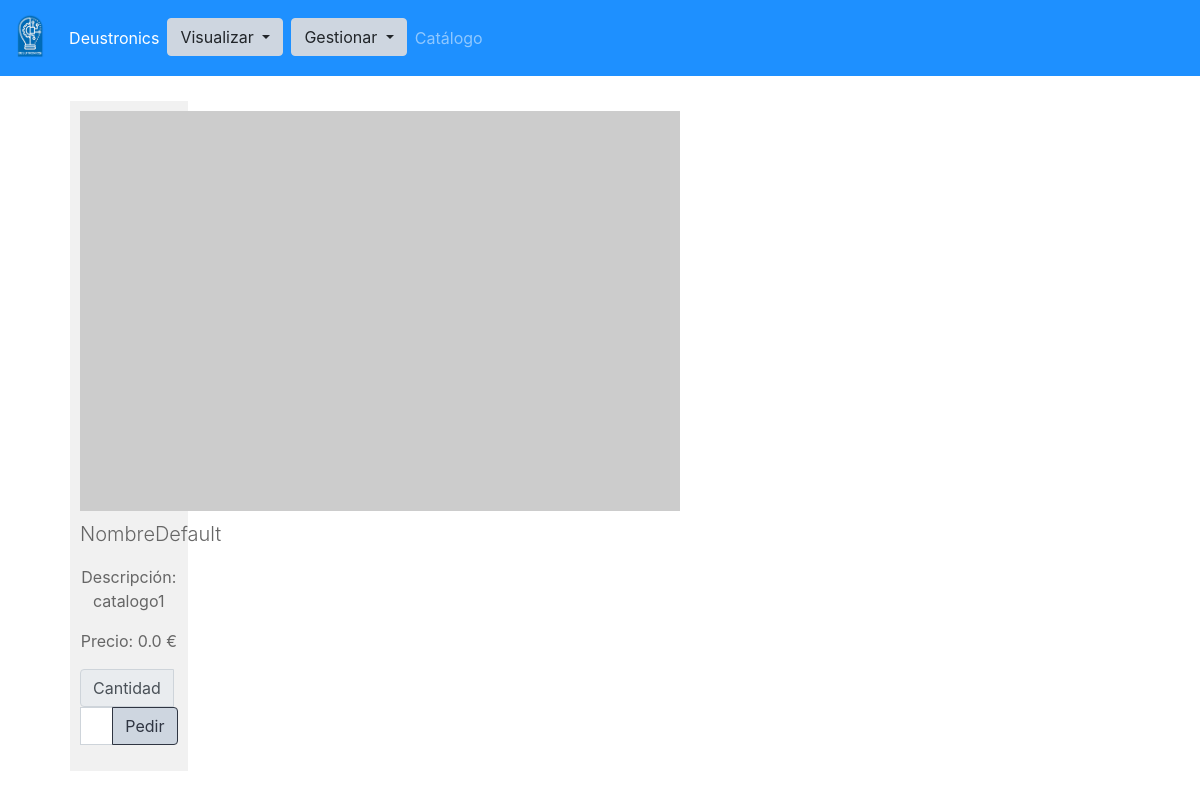
Before: /catalogo/ with the older database file.
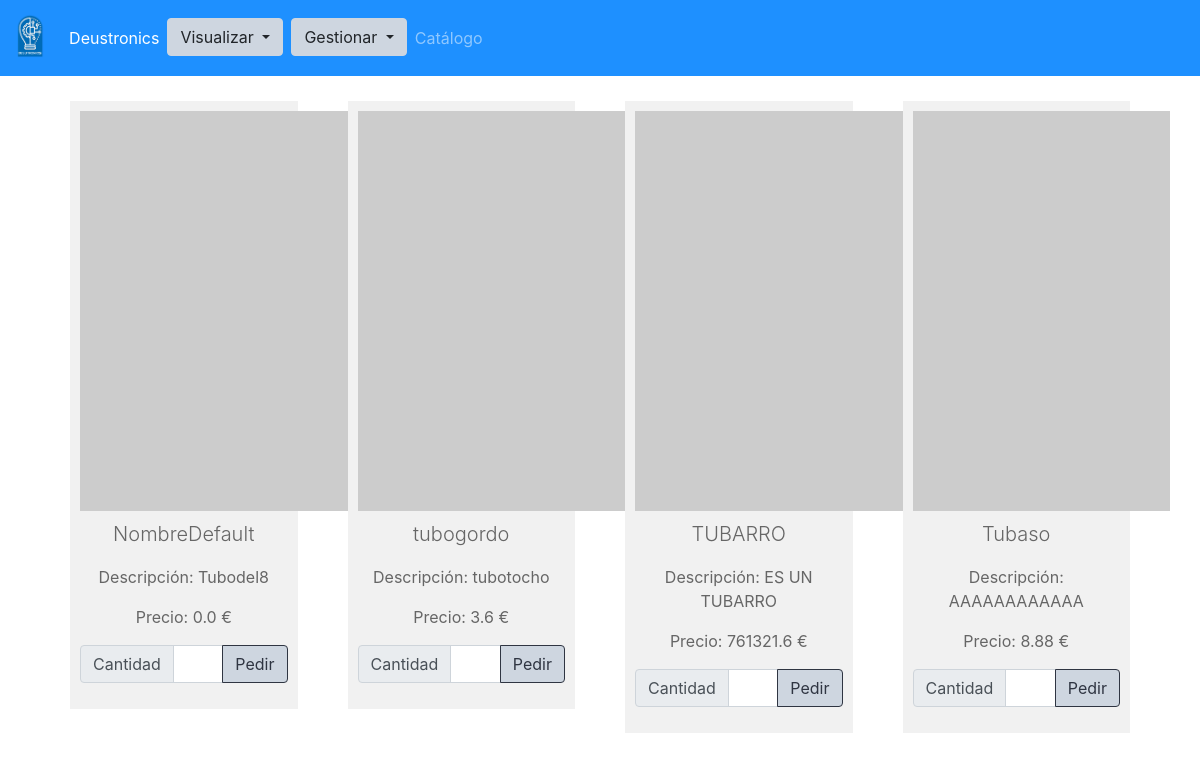
After: the same page with the newer database file.
### app/models.py (models this page shows, shortened)
class Catalogo(models.Model):
    descripcion = models.CharField(max_length=250)
    nombre = models.CharField(max_length=100, default="NombreDefault")
    precio = models.FloatField(default = 0.0)

### app/views.py (the view)
# urls.py: path('catalogo/', views.CatalogoListView.as_view(), name='catalogo_lista'),
class CatalogoListView(ListView):
    model = Catalogo
    template_name = 'catalogo_lista.html'
    queryset = Catalogo.objects.all()
    context_object_name = 'catalogos'
    def get_context_data(self, **kwargs):
        context = super(CatalogoListView, self).get_context_data(**kwargs)
        return context

### app/templates/catalogo_lista.html (shortened to what this page needs)
{%extends 'base.html'%} {% block content%}
<div class="container">
  <div class="row">
    <div class="MultiCarousel" data-items="1,3,5,6" data-slide="1" id="MultiCarousel" data-interval="1000">
      <div class="MultiCarousel-inner">
        {%for catalogo in catalogos%}
        <div class="item catalog-item mb-2 col-sm-3">
          <div class="pad15">
            <img src="https://dummyimage.com/600x400/000/fff" />
            <p class="lead mt-2">{{catalogo.nombre}}</p>
            <p>Descripción: {{catalogo.descripcion}}</p>
            <p>Precio: {{catalogo.precio}} €</p>
            <div class="input-group mb-3">
              <div class="input-group-prepend">
                <span class="input-group-text" id="inputGroup-sizing-default">Cantidad</span>
              </div>
              <input type="number" class="form-control" aria-label="Sizing example input" aria-describedby="inputGroup-sizing-default" />
              <div class="input-group-append">
                <button class="btn btn-outline-dark bg-secondary" type="button" id="button-addon1">Pedir</button>
              </div>
            </div>
          </div>
        </div>
        {%endfor%}
      </div>
    </div>
    {%endblock%}

### app/templates/base.html (shortened to what this page needs)
{%load static %}
<!DOCTYPE html>
<html lang="en">
<head>
  <link rel="stylesheet" href="{% static 'main.css'%}" />
</head>
<body>
  {% block nav%}
  <nav class="navbar navbar-expand-lg navbar-dark bg-primary">
    <a class="navbar-brand" href="{%url 'index' %}"><img src="{% static 'Desuto5.png' %}" alt=""  id="logo"/></a>
    <div class="collapse navbar-collapse" id="navbarNavAltMarkup">
      <div class="navbar-nav">
        <a class="nav-item nav-link active" href="{%url 'index' %}">Deustronics </a>
        <div class="btn-group">
          <div class="dropdown mr-2">
            <button class="btn btn-secondary dropdown-toggle" type="button" id="dropdownMenuButton"
              data-toggle="dropdown" aria-haspopup="true" aria-expanded="false">
              Visualizar
            </button>
          </div>
          <div class="dropdown dropdown-dark">
            <button class="btn btn-secondary dropdown-toggle" type="button" id="dropdownMenuButton"
              data-toggle="dropdown" aria-haspopup="true" aria-expanded="false">
              Gestionar
            </button>
          </div>
        </div>
        <a class="nav-item nav-link" href="{%url 'catalogo_lista' %}">Catálogo</a>
      </div>
  </nav>
  {%endblock%}
  <div class="container">
    <div class="row">
    {%block content %} {%endblock%}
  </div>
</div>
</body>
</html>

Changed rows visible on the page:
changed Catalogo "NombreDefault": descripcion "catalogo1" → "Tubodel8"
added Catalogo: nombre "tubogordo", descripcion "tubotocho", precio "3.6"
added Catalogo: nombre "TUBARRO", descripcion "ES UN TUBARRO", precio "761321.6"
added Catalogo: nombre "Tubaso", descripcion "AAAAAAAAAAAA", precio "8.88"
